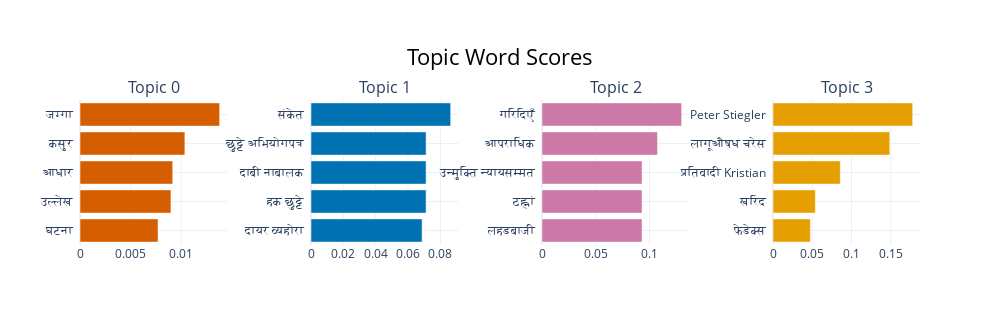

Notebook code for this chart:
### Code cell
# Visualizations
import plotly.io as pio
fig = topic_model.visualize_barchart(top_n_topics=15)
fig.show()
fig.write_html(output_dir + '/barchart.html')

### Figure 1 — Plotly figure (JSON) as saved in the notebook; plotly's stock layout.template omitted (floating-point values rounded to 4 significant figures)
{"data": [{"marker": {"color": "#D55E00"}, "orientation": "h", "type": "bar", "x": [0.007716, 0.008991, 0.009165, 0.01037, 0.01381], "xaxis": "x", "y": ["घटना  ", "उल्लेख  ", "आधार  ", "कसुर  ", "जग्गा  "], "yaxis": "y"}, {"marker": {"color": "#0072B2"}, "orientation": "h", "type": "bar", "x": [0.06874, 0.07122, 0.07122, 0.07122, 0.0864], "xaxis": "x2", "y": ["दायर व्यहोरा  ", "हक छुट्टे  ", "दाबी नाबालक  ", "छुट्टे अभियोगपत्र  ", "संकेत  "], "yaxis": "y2"}, {"marker": {"color": "#CC79A7"}, "orientation": "h", "type": "bar", "x": [0.09303, 0.09303, 0.09303, 0.1074, 0.1298], "xaxis": "x3", "y": ["लहडबाजी  ", "ठह्नां  ", "उन्मुक्ति न्यायसम्मत  ", "आपराधिक  ", "गरिदिएँ  "], "yaxis": "y3"}, {"marker": {"color": "#E69F00"}, "orientation": "h", "type": "bar", "x": [0.04761, 0.05392, 0.08573, 0.1487, 0.1779], "xaxis": "x4", "y": ["फेडेक्स  ", "खरिद  ", "प्रतिवादी Kristian  ", "लागूऔषध चरेस  ", "Peter Stiegler  "], "yaxis": "y4"}], "layout": {"annotations": [{"font": {"size": 16}, "showarrow": false, "text": "Topic 0", "x": 0.0875, "xanchor": "center", "xref": "paper", "y": 1, "yanchor": "bottom", "yref": "paper"}, {"font": {"size": 16}, "showarrow": false, "text": "Topic 1", "x": 0.3625, "xanchor": "center", "xref": "paper", "y": 1, "yanchor": "bottom", "yref": "paper"}, {"font": {"size": 16}, "showarrow": false, "text": "Topic 2", "x": 0.6375, "xanchor": "center", "xref": "paper", "y": 1, "yanchor": "bottom", "yref": "paper"}, {"font": {"size": 16}, "showarrow": false, "text": "Topic 3", "x": 0.9125, "xanchor": "center", "xref": "paper", "y": 1, "yanchor": "bottom", "yref": "paper"}], "height": 325, "hoverlabel": {"bgcolor": "white", "font": {"family": "Rockwell", "size": 16}}, "showlegend": false, "title": {"font": {"color": "Black", "size": 22}, "text": "Topic Word Scores", "x": 0.5, "xanchor": "center", "yanchor": "top"}, "width": 1000, "xaxis": {"anchor": "y", "domain": [0, 0.175], "showgrid": true}, "xaxis2": {"anchor": "y2", "domain": [0.275, 0.45], "showgrid": true}, "xaxis3": {"anchor": "y3", "domain": [0.55, 0.725], "showgrid": true}, "xaxis4": {"anchor": "y4", "domain": [0.825, 1], "showgrid": true}, "yaxis": {"anchor": "x", "domain": [0, 1], "showgrid": true}, "yaxis2": {"anchor": "x2", "domain": [0, 1], "showgrid": true}, "yaxis3": {"anchor": "x3", "domain": [0, 1], "showgrid": true}, "yaxis4": {"anchor": "x4", "domain": [0, 1], "showgrid": true}}}
